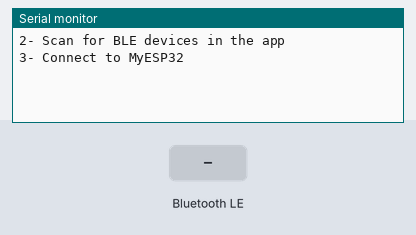
A sketch run on a simulated ESP32. Shown: the last lines printed to the serial monitor. The test bench sets the inputs (shaded band). EEPROM starts erased; nothing arrives over Bluetooth unless stated; a phone connects over Bluetooth LE 3 s after start.

Above: at 1.2 s.
1.3 s: Bluetooth LE write "1" received
At 2.0 s:
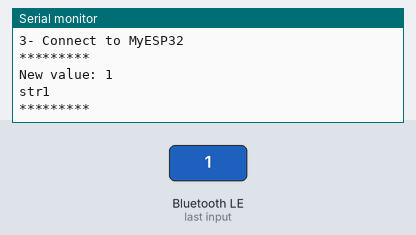
2.8 s: Bluetooth LE write "0" received
At 4.0 s:
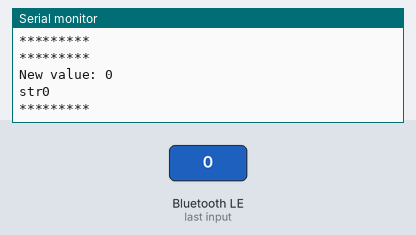
4.3 s: Bluetooth LE write "2" received
At 5.4 s:
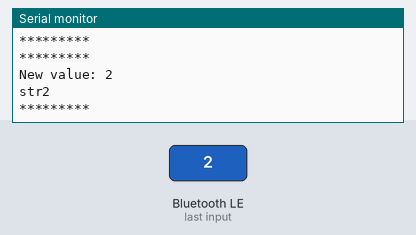

Measured:
- after the input at 1.3 s, the serial monitor: prints a new line at once (image 1)
- after the input at 2.8 s, the serial monitor: prints a new line at once (image 2)
- after the input at 4.3 s, the serial monitor: prints a new line at once (image 3)

The sketch:

ble_test_binod_sir.ino
```cpp
#include <BLEDevice.h>
#include <BLEUtils.h>
#include <BLEServer.h>
#include <EEPROM.h>
#include <soc.h>
#include <rtc_cntl_reg.h>
#include <string.h>
#include <stdlib.h>

#include <BLE2902.h>


#define SERVICE_UUID        "497cb1f5-5703-4ca6-8dd8-5cd7230af887"
#define CHARACTERISTIC_UUID_LENGTH "b8b5fe4f-0228-4250-a56c-f36d73397960"
#define CHARACTERISTIC_UUID_WEIGHT "2bc693c9-b68b-4e4d-8a65-80c980fa4c23"
#define CHARACTERISTIC_UUID_WAIST "9907b924-1686-49c0-afe9-ab809949ff05"
const int trigPin = 14;
const int echoPin = 12;

bool deviceConnected = false;
BLECharacteristic* pCharacteristic_length = NULL;
BLECharacteristic* pCharacteristic_weight = NULL;
BLECharacteristic* pCharacteristic_waist = NULL;
long duration;
int distance;
int height;
int weight,waist,length1;

void setHeight(){

  Serial.print("Distance ");
  Serial.println(distance );

//  String str(distance);


}

//void calculateHeight(){
//
//  String finalheight = "Stoped";
//  Serial.print("person height is ");
//  Serial.println(finalheight);
//
//     char buf[5];
//   itoa(finalheight, buf, 10);
//
//  if(deviceConnected){
//      pCharacteristic->setValue(buf);
//  }
//
//}


class MyServerCallbacks: public BLEServerCallbacks {
    void onConnect(BLEServer* pServer) {
      deviceConnected = true;
    };

    void onDisconnect(BLEServer* pServer) {
      deviceConnected = false;
    }
};

class MyCallbacks: public BLECharacteristicCallbacks {
    void onWrite(BLECharacteristic *pCharacteristic) {
      std::string value = pCharacteristic->getValue();

      char a[value.length()];
      if (value.length() > 0) {
        Serial.println("*********");
        Serial.print("New value: ");
        for (int i = 0; i < value.length(); i++){
          Serial.print(value[i]);
          a[i] =value[i];
        }
        Serial.println(" ");
       a[value.length()] ='\0';

       String str(a);
       Serial.print("str");
       Serial.println(str);

        Serial.println();
        Serial.println("*********");
      }
    }
};

void setup() {


  Serial.begin(9600);
  EEPROM.begin(512);


  Serial.println("2- Scan for BLE devices in the app");
  Serial.println("3- Connect to MyESP32");

//  WRITE_PERI_REG(RTC_CNTL_BROWN_OUT_REG,0);


  BLEDevice::init("MyESP32");
  BLEServer *pServer = BLEDevice::createServer();
  pServer->setCallbacks(new MyServerCallbacks());

  BLEService *pService = pServer->createService(SERVICE_UUID);

  pCharacteristic_length  =  pService->createCharacteristic(
                                 CHARACTERISTIC_UUID_LENGTH,
                                 BLECharacteristic::PROPERTY_READ
                               );

 pCharacteristic_weight  =  pService->createCharacteristic(
                                 CHARACTERISTIC_UUID_WEIGHT,
                                 BLECharacteristic::PROPERTY_READ
                               );

 pCharacteristic_waist  =  pService->createCharacteristic(
                                 CHARACTERISTIC_UUID_WAIST,
                                 BLECharacteristic::PROPERTY_READ
                               );

  pCharacteristic_length->setCallbacks(new MyCallbacks());
  pCharacteristic_waist->setCallbacks(new MyCallbacks());
  pCharacteristic_weight->setCallbacks(new MyCallbacks());

  pService->start();

  BLEAdvertising *pAdvertising = pServer->getAdvertising();
  pAdvertising->start();


  pinMode(trigPin,OUTPUT);
  pinMode(echoPin,INPUT);


}


void loop() {
  // put your main code here, to run repeatedly:

    for(int i = 0; i < 10 ;i++){
    distance = i;

    weight = (i+5);
    length1 = (i+100);
    waist = i;
    delay(1000);
//
//    hex_length = String(length,HEX);
//    Serial.println(hex_length+"length");
//    hex_weight = String(weight,HEX);
//    Serial.println(hex_weight+"Weight");
//    hex_waist = String(waist,HEX);

    char len[10];
    char wei[10];
    char wat[10];
    itoa(length1, len, 10);
    itoa(weight, wei, 10);
    itoa(waist, wat, 10);
//    Serial.println(len+"buffer kength");

    if(deviceConnected){
       pCharacteristic_length->setValue(len);
       pCharacteristic_weight->setValue(wei);
       pCharacteristic_waist->setValue(wat);
    }
  }

}
```
